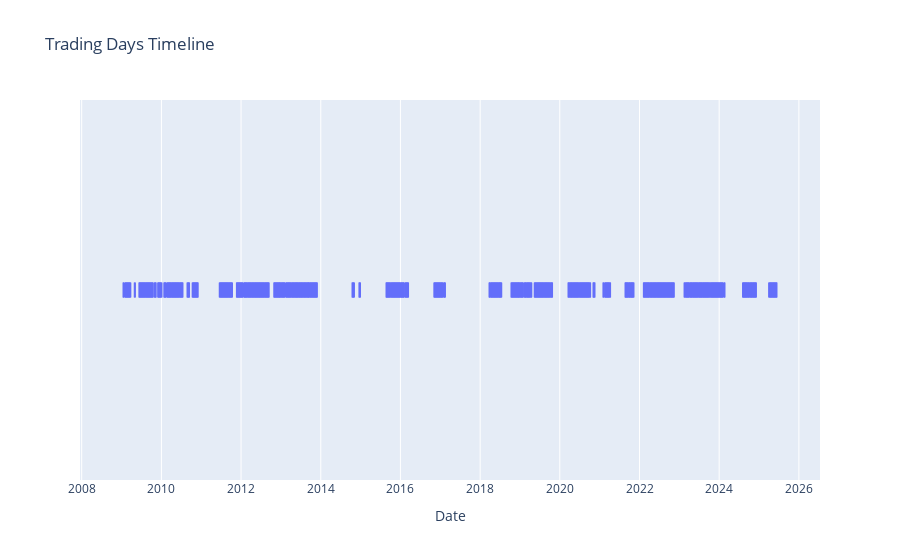

Notebook source saved alongside this figure:
### Code cell
import plotly.express as px
# trading_date(包含holing)
# 假設 txf_df['datetime'] 是 datetime 格式
trading_dates = txf_df.loc[txf_df['TradingDate'] == 1, 'datetime']
plot_df = pd.DataFrame({'TradingDay': trading_dates})

# 繪製互動式散點圖
fig = px.scatter(plot_df, x='TradingDay', y=[1] * len(trading_dates), 
                 title='Trading Days Timeline',
                 labels={'TradingDay': 'Date'},
                 hover_data={'TradingDay': True})
fig.update_yaxes(visible=False)  # 隱藏 Y 軸
fig.update_traces(marker=dict(size=10, symbol='line-ns-open'))
fig.show()

### Figure 1 — Plotly figure (JSON) as saved in the notebook; plotly's stock layout.template omitted (floating-point values rounded to 4 significant figures; data arrays with more than 128 entries replaced by an {"elided": "..."} marker saying what was removed)
{"data": [{"hovertemplate": "Date=%{x}<br>y=%{y}<extra></extra>", "legendgroup": "", "marker": {"color": "#636efa", "size": 10, "symbol": "line-ns-open"}, "mode": "markers", "name": "", "showlegend": false, "type": "scattergl", "x": {"elided": "2247 str values"}, "xaxis": "x", "y": {"elided": "2247 int values"}, "yaxis": "y"}], "layout": {"legend": {"tracegroupgap": 0}, "title": {"text": "Trading Days Timeline"}, "xaxis": {"anchor": "y", "domain": [0, 1], "title": {"text": "Date"}}, "yaxis": {"anchor": "x", "domain": [0, 1], "title": {"text": "y"}, "visible": false}}}
